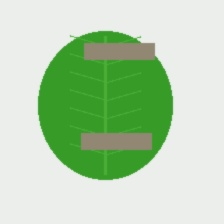
#> input picture ml/data/sample_dataset/Corn_(maize)___Cercospora_leaf_spot Gray_leaf_spot/leaf_000.jpg, 224 x 224 px; its folder holds only this picture in this run
$ python create_sample_dataset.py
#> lines starting #> are read from the running program, lines starting #| are printed output that depends on the picture
#> the loop in generate_sample_dataset, `for class_name in CLASS_NAMES:` made 17 passes
#> pass 1, in add_disease_symptoms, `img = base_img.copy()`:
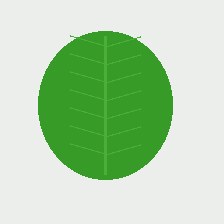
#> img: PIL image 224x224 RGB; mean R, G, B 178.7, 212.2, 173.8
#> pass 1, in add_disease_symptoms, `img = img.filter(ImageFilter.GaussianBlur(radius=0.6))`:
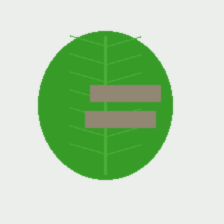
#> img: PIL image 224x224 RGB; mean R, G, B 182.9, 211.2, 177.4
#> after the loop in generate_sample_dataset, `for class_name in CLASS_NAMES:`:
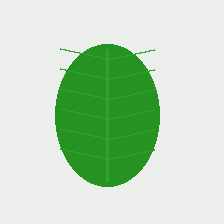
#> base: PIL image 224x224 RGB; mean R, G, B 188.4, 216.6, 187.8
#> after the loop in generate_sample_dataset, `for class_name in CLASS_NAMES:`:
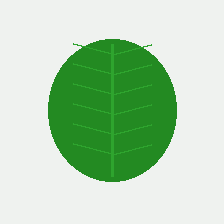
#> near_dup: PIL image 224x224 RGB; mean R, G, B 180.3, 212.4, 180
### ml/src/data/deduplicate.py
"""
AgriShield AI - Perceptual Hashing and Dataset Deduplication
Detects exact cryptographic duplicates and perceptual near-duplicates (e.g. same leaf photographed
from slightly different angles or augmented duplicates) using Union-Find transitive clustering
to prevent test-set contamination.
"""

import hashlib
import os
from pathlib import Path
from typing import Any, Dict, List, Set, Tuple
from PIL import Image
import numpy as np


class UnionFind:
    """Disjoint Set Union (DSU) with path compression and union by rank."""

    def __init__(self, n: int):
        self.parent = list(range(n))
        self.rank = [0] * n

    def find(self, i: int) -> int:
        if self.parent[i] == i:
            return i
        self.parent[i] = self.find(self.parent[i])
        return self.parent[i]

    # [11 lines left out: function union, not called in this run]


def compute_sha256(file_path: Path) -> str:
    """Computes SHA-256 cryptographic hash of a file."""
    hasher = hashlib.sha256()
    with open(file_path, "rb") as f:
        while chunk := f.read(65536):
            hasher.update(chunk)
    return hasher.hexdigest()


def compute_dhash(image_path: Path, hash_size: int = 8) -> int:
    """
    Computes difference hash (dHash) for an image using PIL.
    Resizes image to (hash_size + 1, hash_size) grayscale, compares adjacent horizontal pixels.
    Returns 64-bit integer representation of perceptual hash.
    """
#> called with hash_size = 8
    try:
        with Image.open(image_path) as img:
#> img is the input picture: PIL image 224x224 RGB; mean R, G, B 183.3, 211.1, 176.9
            img_gray = img.convert("L").resize((hash_size + 1, hash_size), Image.Resampling.LANCZOS)
            pixels = np.array(img_gray, dtype=np.int32)
            diff = pixels[:, :-1] > pixels[:, 1:]
            hash_int = 0
            for bit in diff.flatten():
                hash_int = (hash_int << 1) | int(bit)
#> this loop made 64 passes
#> (bit, hash_int) on passes 2 to 13: (False, 2), (True, 5), (True, 11), (False, 22), (True, 45), (True, 91), (False, 182), (False, 364), (True, 729), (True, 1459), (True, 2919), (False, 5838)
#> hash_int on pass 1: 1
#> after the loop, hash_int = 13146545904572002956
            return hash_int
    except Exception as e:
        raise RuntimeError(f"Error computing dHash for {image_path}: {e}")


def hamming_distance(hash1: int, hash2: int) -> int:
    """Computes Hamming distance between two 64-bit hashes."""
    return bin(hash1 ^ hash2).count("1")


class DuplicateDetector:
    """
    Identifies exact duplicates and perceptual near-duplicate clusters across a dataset.
    """

    def __init__(self, hamming_threshold: int = 4):
        self.hamming_threshold = hamming_threshold

    # [41 lines left out: function scan_directory, not called in this run]

### ml/src/data/split.py
"""
AgriShield AI - Leakage-Aware Stratified Dataset Splitter
Ensures zero data leakage across train, val, and test splits by enforcing that perceptual
near-duplicate clusters remain strictly within the same partition using Disjoint Set Union.
"""

import json
import os
import random
from pathlib import Path
from typing import Any, Dict, List, Set, Tuple
from collections import defaultdict

from ml.src.data.classes import CLASS_NAMES, CLASS_TO_IDX
from ml.src.data.deduplicate import (
    DuplicateDetector,
    UnionFind,
    compute_sha256,
    compute_dhash,
    hamming_distance,
)


def create_leakage_free_splits(
    dataset_dir: Path,
    output_manifest_path: Path,
    train_ratio: float = 0.70,
    val_ratio: float = 0.15,
    test_ratio: float = 0.15,
    seed: int = 42,
    hamming_threshold: int = 2,
) -> Dict[str, Any]:
    """
    Creates stratified, leakage-free train/val/test splits.
    Guarantees that all images in a near-duplicate perceptual cluster belong to the same split.
    Uses balanced cluster bin-packing to ensure proportional representation.
    """
    assert abs((train_ratio + val_ratio + test_ratio) - 1.0) < 1e-5, "Ratios must sum to 1.0"
    random.seed(seed)

    dataset_path = Path(dataset_dir)
    valid_exts = {".jpg", ".jpeg", ".png", ".webp"}

    # Step 1: Discover images belonging to target classes
    samples_by_class: Dict[str, List[Path]] = defaultdict(list)
    for class_name in CLASS_NAMES:
        class_folder = dataset_path / class_name
        if class_folder.exists() and class_folder.is_dir():
            for f in sorted(class_folder.iterdir()):
                if f.suffix.lower() in valid_exts:
                    samples_by_class[class_name].append(f)

    # Step 2: Per-class duplicate grouping via Union-Find
    split_assignments: Dict[str, List[Dict[str, Any]]] = {"train": [], "val": [], "test": []}
    class_split_counts: Dict[str, Dict[str, int]] = {c: {"train": 0, "val": 0, "test": 0} for c in CLASS_NAMES}
    manifest_records: List[Dict[str, Any]] = []

    for class_name in CLASS_NAMES:
        file_list = samples_by_class[class_name]
        if not file_list:
            continue

        # Compute dhash for all images in this class
        image_hashes: List[Tuple[Path, int, str]] = []
        for p in file_list:
            try:
                sha = compute_sha256(p)
                dh = compute_dhash(p)
#> dh = 13146545904572002956
                image_hashes.append((p, dh, sha))
            except Exception as e:
                print(f"[Warning] Error hashing {p}: {e}")

        n = len(image_hashes)
#> n = 1
        if n == 0:
            continue

        # Disjoint Set Union clustering
        dsu = UnionFind(n)
#> in __init__, `self.rank = [0] * n`: self.rank = [0]
        for i in range(n):
            for j in range(i + 1, n):
                if hamming_distance(image_hashes[i][1], image_hashes[j][1]) <= hamming_threshold:
                    dsu.union(i, j)

        groups: Dict[int, List[Tuple[Path, int, str]]] = defaultdict(list)
        for i in range(n):
            root_idx = dsu.find(i)
            groups[root_idx].append(image_hashes[i])
#> this loop made 1 pass

        clusters = list(groups.values())
        # Sort largest clusters first for optimal bin packing
        clusters.sort(key=lambda c: len(c), reverse=True)

        target_train = max(1, int(round(n * train_ratio)))
#> target_train = 1
        target_val = max(1, int(round(n * val_ratio))) if n >= 5 else 0
#> target_val = 0
        target_test = max(1, n - target_train - target_val) if n >= 5 else (n - target_train)
#> target_test = 0

        targets = {"train": target_train, "val": target_val, "test": target_test}
#> targets = {'train': 1, 'val': 0, 'test': 0}
        curr_counts = {"train": 0, "val": 0, "test": 0}

        for cluster in clusters:
            c_size = len(cluster)
            # Find candidate split with the highest deficit: (target - current)
            deficits = {s: targets[s] - curr_counts[s] for s in ["train", "val", "test"]}
            best_split = max(deficits.keys(), key=lambda s: (deficits[s], s == "train"))

            target_split = best_split
            curr_counts[target_split] += c_size

            for p, dh, sha in cluster:
                record = {
                    "rel_path": str(p.relative_to(dataset_path).as_posix()),
                    "abs_path": str(p.resolve()),
                    "class_name": class_name,
                    "class_idx": CLASS_TO_IDX[class_name],
                    "sha256": sha,
                    "dhash": dh,
                    "split": target_split,
                }
                manifest_records.append(record)
                split_assignments[target_split].append(record)
                class_split_counts[class_name][target_split] += 1
#> this loop made 1 pass
#> (deficits, best_split, target_split) on pass 1: ({'train': 1, 'val': 0, 'test': 0}, 'train', 'train')
#> after the loop, class_split_counts = 17 items; curr_counts = {'train': 1, 'val': 0, 'test': 0}; manifest_records = []

    manifest = {
        "metadata": {
            "seed": seed,
            "train_ratio": train_ratio,
            "val_ratio": val_ratio,
            "test_ratio": test_ratio,
            "hamming_threshold": hamming_threshold,
            "total_samples": len(manifest_records),
            "counts": {
                "train": len(split_assignments["train"]),
                "val": len(split_assignments["val"]),
                "test": len(split_assignments["test"]),
            },
            "class_distribution": class_split_counts,
        },
        "samples": manifest_records,
    }

    output_path = Path(output_manifest_path)
    output_path.parent.mkdir(parents=True, exist_ok=True)
    with open(output_path, "w", encoding="utf-8") as f:
        json.dump(manifest, f, indent=2)

    return manifest

### ml/src/data/create_sample_dataset.py
"""
AgriShield AI - Sample Dataset Generator
Creates a reproducible, representative 17-class leaf dataset with realistic
symptom textures, lesion patches, healthy foliar gradients, and near-duplicate pairs.
Used for local testing, rapid smoke testing, and baseline validation.
"""

from pathlib import Path
from PIL import Image, ImageDraw, ImageEnhance, ImageFilter
import numpy as np

from ml.src.data.classes import CLASS_NAMES, TAXONOMY_METADATA
from ml.src.data.split import create_leakage_free_splits


def generate_leaf_texture(
    width: int = 224,
    height: int = 224,
    crop_type: str = "Tomato",
    seed_idx: int = 0,
) -> Image.Image:
    """Generates a natural base leaf shape with veins and green foliar gradients."""
    img = Image.new("RGB", (width, height), (235, 238, 235))  # Neutral background
    draw = ImageDraw.Draw(img)

    # Foliar green tone variations by crop
    if crop_type == "Tomato":
        leaf_color = (34 + (seed_idx % 8), 135 + (seed_idx % 12), 34)
        vein_color = (46, 160 + (seed_idx % 10), 46)
    elif crop_type == "Potato":
        leaf_color = (40 + (seed_idx % 6), 118 + (seed_idx % 10), 30)
        vein_color = (60, 140, 50)
    else:  # Corn / Maize
        leaf_color = (55 + (seed_idx % 10), 155 + (seed_idx % 15), 40)
        vein_color = (75, 175, 55)

    # Varied leaf blade dimensions and slight offset based on seed_idx
    offset_x = (seed_idx * 7) % 15 - 7
    offset_y = (seed_idx * 5) % 15 - 7
    w_pad = 20 + (seed_idx % 6) * 3
    h_pad = 18 + (seed_idx % 5) * 3

    # Leaf blade ellipse
    bbox = [25 + offset_x + w_pad, 20 + offset_y + h_pad, width - 25 + offset_x - w_pad, height - 20 + offset_y - h_pad]
    draw.ellipse(bbox, fill=leaf_color)

    # Midrib vein
    center_x = width // 2 + offset_x
    draw.line([center_x, bbox[1] + 5, center_x, bbox[3] - 5], fill=vein_color, width=3)

    # Lateral veins
    spacing = 18 + (seed_idx % 5) * 2
    for y in range(bbox[1] + 15, bbox[3] - 15, spacing):
        angle_dx = 35 + (seed_idx % 4) * 4
        draw.line([center_x, y, center_x - angle_dx, y - 10], fill=vein_color, width=2)
        draw.line([center_x, y, center_x + angle_dx, y - 10], fill=vein_color, width=2)

    return img


def add_disease_symptoms(base_img: Image.Image, class_name: str, seed_idx: int = 0) -> Image.Image:
    """Simulates class-specific morphological lesions, necrosis, spots, or molds."""
    img = base_img.copy()
    draw = ImageDraw.Draw(img)
    w, h = img.size

    if "healthy" in class_name:
        return img  # Clean leaf

    rng = np.random.RandomState(abs(hash(class_name) + seed_idx * 31) % (2**31))

    if "Early_blight" in class_name or "Target_Spot" in class_name:
        # Concentric dark brown necrotic spots
        for _ in range(3):
            cx = rng.randint(w // 2 - 40, w // 2 + 40)
            cy = rng.randint(40, h - 40)
            for r, col in [(18, (60, 40, 20)), (12, (95, 65, 30)), (6, (40, 25, 10))]:
                draw.ellipse([cx - r, cy - r, cx + r, cy + r], fill=col)

    elif "Late_blight" in class_name:
        # Water-soaked irregular rot with pale margin
        for _ in range(2):
            cx = rng.randint(w // 2 - 35, w // 2 + 35)
            cy = rng.randint(45, h - 45)
            draw.ellipse([cx - 26, cy - 24, cx + 26, cy + 24], fill=(175, 185, 135))
            draw.ellipse([cx - 18, cy - 16, cx + 18, cy + 16], fill=(45, 45, 30))

    elif "Bacterial_spot" in class_name or "Septoria_leaf_spot" in class_name:
        # Small angular/circular specks
        for _ in range(16):
            rx = rng.randint(w // 2 - 45, w // 2 + 45)
            ry = rng.randint(35, h - 35)
            draw.ellipse([rx - 5, ry - 5, rx + 5, ry + 5], fill=(210, 200, 50))
            draw.ellipse([rx - 3, ry - 3, rx + 3, ry + 3], fill=(30, 20, 10))

    elif "Common_rust" in class_name:
        # Rusty cinnamon pustules
        for _ in range(14):
            rx = rng.randint(w // 2 - 35, w // 2 + 35)
            ry = rng.randint(40, h - 40)
            draw.ellipse([rx - 6, ry - 4, rx + 6, ry + 4], fill=(165, 65, 20))

    elif "Leaf_Mold" in class_name or "Spider_mites" in class_name:
        # Yellowish chlorotic mottling
        for _ in range(2):
            cx = rng.randint(w // 2 - 30, w // 2 + 30)
            cy = rng.randint(50, h - 50)
            draw.ellipse([cx - 28, cy - 22, cx + 28, cy + 22], fill=(145, 155, 45))

    elif "Yellow_Leaf_Curl" in class_name or "mosaic_virus" in class_name:
        # Severe yellow mottling
        for _ in range(3):
            cx = rng.randint(w // 2 - 35, w // 2 + 35)
            cy = rng.randint(40, h - 40)
            draw.ellipse([cx - 20, cy - 18, cx + 20, cy + 18], fill=(205, 215, 60))

    elif "Northern_Leaf_Blight" in class_name or "Cercospora" in class_name:
        # Elongated cigar-shaped tan lesions
        for _ in range(2):
            cx = rng.randint(w // 2 - 20, w // 2 + 20)
            cy = rng.randint(50, h - 50)
            draw.rectangle([cx - 35, cy - 8, cx + 35, cy + 8], fill=(145, 135, 115))

    img = img.filter(ImageFilter.GaussianBlur(radius=0.6))
    return img


def generate_sample_dataset(
    output_dir: Path,
    samples_per_class: int = 15,
    seed: int = 42,
) -> Path:
    """Generates synthetic dataset and intentional near-duplicate pairs."""
    out_path = Path(output_dir)
    out_path.mkdir(parents=True, exist_ok=True)

    print(f"Generating synthetic verification dataset across 17 classes at {out_path}...")

    for class_name in CLASS_NAMES:
        class_folder = out_path / class_name
        class_folder.mkdir(parents=True, exist_ok=True)
        crop = TAXONOMY_METADATA[class_name]["crop"]

        for i in range(samples_per_class):
            base = generate_leaf_texture(width=224, height=224, crop_type=crop, seed_idx=i)
            leaf_with_symptoms = add_disease_symptoms(base, class_name, seed_idx=i)

            img_file = class_folder / f"leaf_{i:03d}.jpg"
            leaf_with_symptoms.save(img_file, "JPEG", quality=95)

            # Generate near-duplicate pair for index 0 and 1
            if i in (0, 1):
                near_dup = ImageEnhance.Brightness(leaf_with_symptoms).enhance(1.02)
                dup_file = class_folder / f"leaf_{i:03d}_near_dup.jpg"
                near_dup.save(dup_file, "JPEG", quality=95)

    print("Sample dataset generation complete.")
    return out_path


if __name__ == "__main__":
    target = Path("ml/data/sample_dataset")
    generate_sample_dataset(target, samples_per_class=12)
#> (the run stopped early here; a loop or call above may not have finished)
